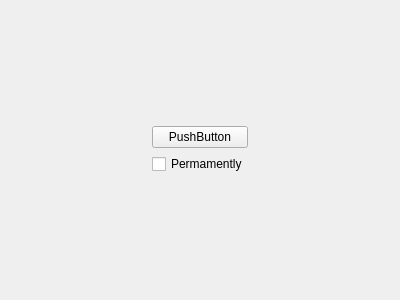
<?xml version="1.0" encoding="UTF-8"?>
<ui version="4.0">
 <class>EnablePlugin</class>
 <widget class="QWidget" name="EnablePlugin">
  <property name="geometry">
   <rect>
    <x>0</x>
    <y>0</y>
    <width>400</width>
    <height>300</height>
   </rect>
  </property>
  <property name="windowTitle">
   <string notr="true">Form</string>
  </property>
  <layout class="QGridLayout" name="gridLayout">
   <item row="0" column="1">
    <spacer name="verticalSpacer_2">
     <property name="orientation">
      <enum>Qt::Vertical</enum>
     </property>
     <property name="sizeHint" stdset="0">
      <size>
       <width>20</width>
       <height>128</height>
      </size>
     </property>
    </spacer>
   </item>
   <item row="1" column="0">
    <spacer name="horizontalSpacer">
     <property name="orientation">
      <enum>Qt::Horizontal</enum>
     </property>
     <property name="sizeHint" stdset="0">
      <size>
       <width>144</width>
       <height>20</height>
      </size>
     </property>
    </spacer>
   </item>
   <item row="1" column="1">
    <widget class="QPushButton" name="bEnable">
     <property name="toolTip">
      <string notr="true"/>
     </property>
     <property name="text">
      <string notr="true">PushButton</string>
     </property>
    </widget>
   </item>
   <item row="1" column="2">
    <spacer name="horizontalSpacer_2">
     <property name="orientation">
      <enum>Qt::Horizontal</enum>
     </property>
     <property name="sizeHint" stdset="0">
      <size>
       <width>144</width>
       <height>20</height>
      </size>
     </property>
    </spacer>
   </item>
   <item row="3" column="1">
    <spacer name="verticalSpacer">
     <property name="orientation">
      <enum>Qt::Vertical</enum>
     </property>
     <property name="sizeHint" stdset="0">
      <size>
       <width>20</width>
       <height>127</height>
      </size>
     </property>
    </spacer>
   </item>
   <item row="2" column="1">
    <widget class="QCheckBox" name="cbSave">
     <property name="layoutDirection">
      <enum>Qt::LeftToRight</enum>
     </property>
     <property name="text">
      <string>Permamently</string>
     </property>
    </widget>
   </item>
  </layout>
 </widget>
 <resources/>
 <connections/>
</ui>
